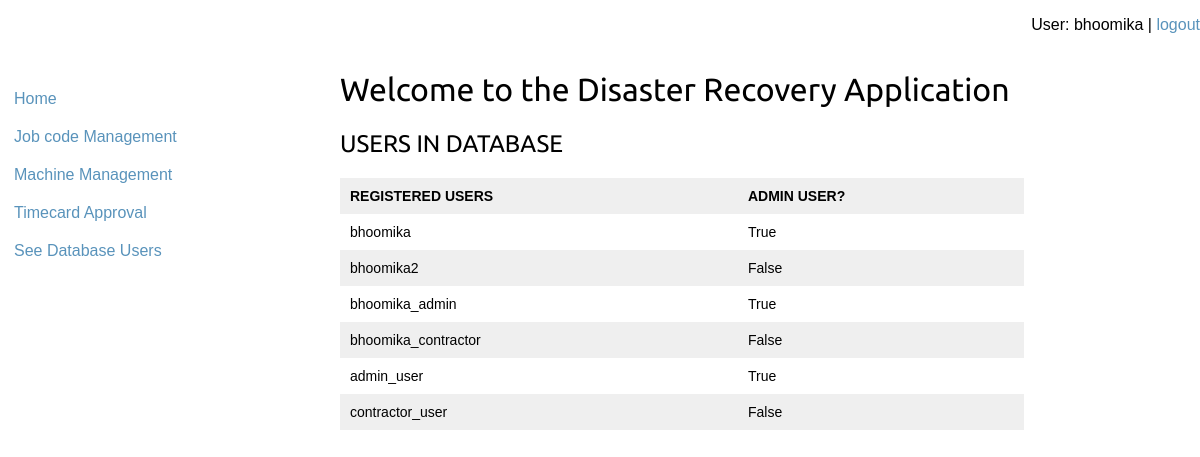
The page /user/ (signed in) on the database its author committed.
### user/models.py (models this page shows)
class User(AbstractUser):
    is_admin = models.BooleanField(default=False)
    is_contractor = models.BooleanField(default=False)

### user/views.py (the view)
def UserDetails(request):
    users = User.objects.all()
    return render(request, 'user/user_details.html', {'users': users})

### user/templates/user/user_details.html
{% extends "jobs/base.html" %}
    {% block content %}
        <h1> Welcome to the Disaster Recovery Application  </h1>
<h2> USERS IN DATABASE </h2>
<table style="width:90%">
  <tr>
    <th>REGISTERED USERS</th>
    <th>ADMIN USER?</th>
  </tr>
   {% for user in users %}
    <tr>
    <td>{{user.username}}</td>
    <td>{{user.is_admin}}</td>
  </tr>
    {% endfor %}
    {% endblock %}

### jobs/templates/jobs/base.html (shortened to what this page needs)
{% load static %}
<!DOCTYPE html>
<html lang="en">
<head>
    <link href= "{% static "css/base.css" %}" rel="stylesheet">
</head>
<body>
<div align="right">
        {% block header %}
        {% if user.username %}
            <p>User: {{ user.username }} | <a href="{% url 'logout' %}?next={{request.path}}">logout</a></p>
        {% else %}
            <p><a href="{% url 'login' %}?next={{request.path}}">login</a></p>{% endif %}
    {% endblock %}
</div>
<div id="sidebar">
    {% block sidebar %}
    <ul><li><a href="/">Home</a></li>
     {% if user.is_authenticated and user.is_admin %}
    <ul><li><a href="{% url 'jobs:job_details' %}">Job code Management</a></li>
    <ul><li><a href="{% url 'machines:machine_details' %}">Machine Management</a></li>
    <ul><li><a href="/">Timecard Approval</a></li>
    <ul><li><a href="{% url 'user:user_details' %}">See Database Users</a></li>
    {% endif %}
    {% endblock %}
</div>
<div id="content">
    {% block content %}{% endblock %}
</div>
</body>
</html>

### static/css/base.css (style rules this page uses)
body { margin:0; padding:0; font-family:helvetica, sans-serif; }
h1, h2, h3, h4, h5 , h6 { font-family: 'Ubuntu', sans-serif; font-weight:normal; }
a { text-decoration:none; color:#5993bb; }
table { width:100%; border-spacing:0; border-collapse: collapse; }
table th, table td { text-align:left; font-size:14px; padding:10px; margin:0; }
tbody tr:nth-child(odd) { background:#efefef; }
#content { padding:0 100px; overflow:hidden; }
#sidebar { width:220px; padding:30px 20px 0 0; float:left; }
#sidebar ul { margin:0; padding:0; }
#sidebar ul li { margin:0; list-style:none; padding:10px 14px; }
#sidebar ul li a { display:block; }

### rows shown on the page
User: username "bhoomika", is_admin "True"
User: username "bhoomika2", is_admin "False"
User: username "bhoomika_admin", is_admin "True"
User: username "bhoomika_contractor", is_admin "False"
User: username "admin_user", is_admin "True"
User: username "contractor_user", is_admin "False"
